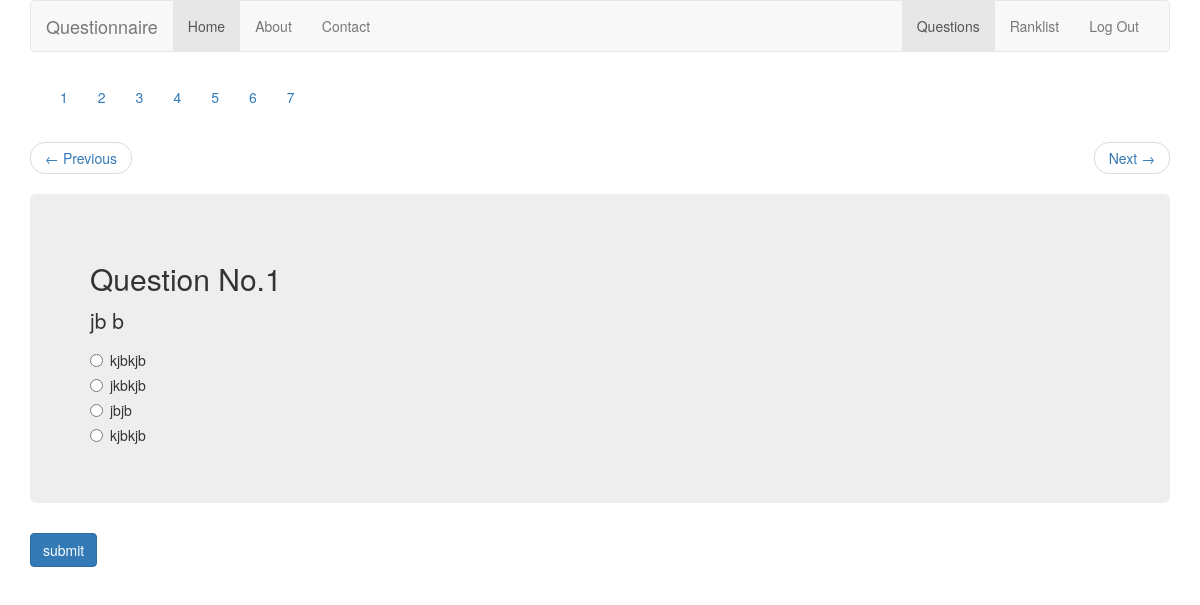
Screenshot of /main.php?data=1 (signed in) with the database file from the repository.
### tables this page shows
CREATE TABLE IF NOT EXISTS `question` (
  `id` int(11) NOT NULL,
  `question` varchar(1000) NOT NULL,
  `opt1` varchar(1000) NOT NULL,
  `opt2` varchar(1000) NOT NULL,
  `opt3` varchar(1000) NOT NULL,
  `opt4` varchar(1000) NOT NULL,
  `optcr` varchar(1000) NOT NULL
);

### main.php (the view, shortened to what this page needs)
<!DOCTYPE html>
<html lang="en"><head><meta http-equiv="Content-Type" content="text/html; charset=UTF-8">
    <link href="css/bootstrap.min.css" rel="stylesheet">
  </head>
  <body>
    <div class="container">
      <nav class="navbar navbar-default">
        <div class="container-fluid">
          <div class="navbar-header">
            <a class="navbar-brand" href="#">Questionnaire</a>
          </div>
          <div id="navbar" class="navbar-collapse collapse">
            <ul class="nav navbar-nav">
              <li class="active"><a href="#">Home</a></li>
              <li ><a href="#">About</a></li>
              <li><a href="#">Contact</a></li>
            </ul>
            <ul class="nav navbar-nav navbar-right">
              <li class="active"><a href="#">Questions <span class="sr-only">(current)</span></a></li>
              <li><a href="#">Ranklist</a></li>
              <li><a href="logout.php">Log Out</a></li>
            </ul>
          </div>
        </div>
      </nav>
      <nav>
      <div id="navbar" class="navbar-collapse collapse">
            <ul class="nav navbar-nav">
			<?php
			$result1=mysql_query("select * from question");
			while($row=mysql_fetch_array($result1))
			{
				$query="main.php?roll="."$_GET[roll]"."&data="."$row[id]";
				 echo " <li class=\"active\"><a href=\"$query\">".$row['id']."</a></li>
				";
			}
			?>
            </ul>
          </div>
      </nav>
			<?php
			$data=$_GET['data'];
			$result2=mysql_query("select * from question where id='$data'");
			while($row=mysql_fetch_array($result2))
			{
				$rown=$row['id'];
				$rown1=$rown-1;
				$queryp="main.php?roll="."$_GET[roll]"."&data="."$rown1";
			echo "
      <nav>
        <ul class=\"pager\">
          <li class=\"previous\"><a href=\"$queryp\"><span aria-hidden=\"true\">&larr;</span> Previous</a></li>
          <li class=\"next\"><a href=\"$queryp\">Next <span aria-hidden=\"true\">&rarr;</span></a></li>
        </ul>
      </nav>
      <div class=\"jumbotron\">
        <h2>Question No.".$row['id']."</h2>
        <p>".$row['question']."</p>
		<form name=\"form1\" method=\"post\" action=\"#\">
        <div class=\"radio\">
          <label>
            <input type=\"radio\" name=\"optionsRadios\" id=\"optionsRadios2\" value=\"opt1\">
            ".$row['opt1']."
          </label>
        </div>
        <div class=\"radio\">
          <label>
            <input type=\"radio\" name=\"optionsRadios\" id=\"optionsRadios2\" value=\"opt2\">
            ".$row['opt2']."
          </label>
        </div>
        <div class=\"radio\">
          <label>
            <input type=\"radio\" name=\"optionsRadios\" id=\"optionsRadios2\" value=\"opt3\">
            ".$row['opt3']."
          </label>
        </div>
        <div class=\"radio\">
          <label>
            <input type=\"radio\" name=\"optionsRadios\" id=\"optionsRadios2\" value=\"opt4\">
            ".$row['opt4']."
          </label>
        </div>
      </div>
      <p>
          <input type=\"submit\" class=\"submit btn btn-primary\"  name=\"submit\" value=\"submit\"></input><br/>
        </p>
		</form>
			";
			}
		?>
    </div>
</body></html>

### rows the page displays
question: id "1", question "jb b", opt1 "kjbkjb", opt2 "jkbkjb", opt3 "jbjb", opt4 "kjbkjb"
question: id "2"
question: id "3"
question: id "4"
question: id "5"
question: id "6"
question: id "7"
